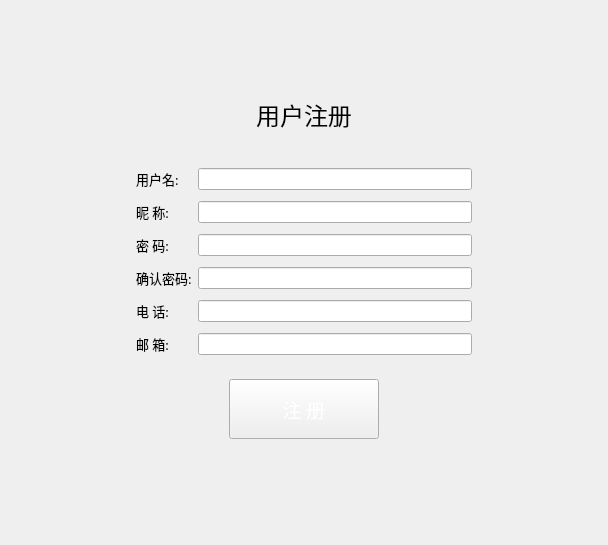
<?xml version="1.0" encoding="UTF-8"?>
<ui version="4.0">
 <class>Login</class>
 <widget class="QDialog" name="Login">
  <property name="geometry">
   <rect>
    <x>0</x>
    <y>0</y>
    <width>608</width>
    <height>545</height>
   </rect>
  </property>
  <property name="windowTitle">
   <string>Dialog</string>
  </property>
  <layout class="QVBoxLayout" name="verticalLayout_2">
   <property name="spacing">
    <number>0</number>
   </property>
   <property name="leftMargin">
    <number>0</number>
   </property>
   <property name="topMargin">
    <number>0</number>
   </property>
   <property name="rightMargin">
    <number>0</number>
   </property>
   <property name="bottomMargin">
    <number>0</number>
   </property>
   <item>
    <widget class="TitleWg" name="title_wg" native="true"/>
   </item>
   <item>
    <widget class="QStackedWidget" name="stackedWidget">
     <property name="currentIndex">
      <number>2</number>
     </property>
     <widget class="QWidget" name="login_page">
      <layout class="QVBoxLayout" name="verticalLayout_3">
       <property name="leftMargin">
        <number>0</number>
       </property>
       <property name="topMargin">
        <number>0</number>
       </property>
       <property name="rightMargin">
        <number>0</number>
       </property>
       <property name="bottomMargin">
        <number>0</number>
       </property>
       <item>
        <spacer name="verticalSpacer">
         <property name="orientation">
          <enum>Qt::Vertical</enum>
         </property>
         <property name="sizeHint" stdset="0">
          <size>
           <width>20</width>
           <height>40</height>
          </size>
         </property>
        </spacer>
       </item>
       <item>
        <widget class="QWidget" name="widget" native="true">
         <layout class="QHBoxLayout" name="horizontalLayout_3">
          <item>
           <spacer name="horizontalSpacer">
            <property name="orientation">
             <enum>Qt::Horizontal</enum>
            </property>
            <property name="sizeHint" stdset="0">
             <size>
              <width>102</width>
              <height>20</height>
             </size>
            </property>
           </spacer>
          </item>
          <item>
           <widget class="QWidget" name="widget_2" native="true">
            <layout class="QVBoxLayout" name="verticalLayout">
             <item>
              <widget class="QLabel" name="label">
               <property name="font">
                <font>
                 <family>新宋体</family>
                 <pointsize>18</pointsize>
                 <weight>50</weight>
                 <bold>false</bold>
                </font>
               </property>
               <property name="text">
                <string>用户登录</string>
               </property>
               <property name="alignment">
                <set>Qt::AlignCenter</set>
               </property>
              </widget>
             </item>
             <item>
              <spacer name="verticalSpacer_4">
               <property name="orientation">
                <enum>Qt::Vertical</enum>
               </property>
               <property name="sizeType">
                <enum>QSizePolicy::Fixed</enum>
               </property>
               <property name="sizeHint" stdset="0">
                <size>
                 <width>20</width>
                 <height>15</height>
                </size>
               </property>
              </spacer>
             </item>
             <item>
              <widget class="QWidget" name="widget_3" native="true">
               <layout class="QGridLayout" name="gridLayout">
                <item row="0" column="1">
                 <widget class="QLineEdit" name="login_user"/>
                </item>
                <item row="0" column="0">
                 <widget class="QLabel" name="label_2">
                  <property name="text">
                   <string>用户名：</string>
                  </property>
                 </widget>
                </item>
                <item row="2" column="0">
                 <widget class="QLabel" name="label_3">
                  <property name="text">
                   <string>密  码：</string>
                  </property>
                 </widget>
                </item>
                <item row="2" column="1">
                 <widget class="QLineEdit" name="login_pwd"/>
                </item>
                <item row="1" column="0">
                 <spacer name="verticalSpacer_3">
                  <property name="orientation">
                   <enum>Qt::Vertical</enum>
                  </property>
                  <property name="sizeType">
                   <enum>QSizePolicy::Fixed</enum>
                  </property>
                  <property name="sizeHint" stdset="0">
                   <size>
                    <width>20</width>
                    <height>10</height>
                   </size>
                  </property>
                 </spacer>
                </item>
               </layout>
              </widget>
             </item>
             <item>
              <widget class="QWidget" name="widget_4" native="true">
               <layout class="QHBoxLayout" name="horizontalLayout">
                <item>
                 <widget class="QCheckBox" name="remember_pwd">
                  <property name="text">
                   <string>记住密码</string>
                  </property>
                 </widget>
                </item>
                <item>
                 <spacer name="horizontalSpacer_5">
                  <property name="orientation">
                   <enum>Qt::Horizontal</enum>
                  </property>
                  <property name="sizeType">
                   <enum>QSizePolicy::Fixed</enum>
                  </property>
                  <property name="sizeHint" stdset="0">
                   <size>
                    <width>40</width>
                    <height>20</height>
                   </size>
                  </property>
                 </spacer>
                </item>
                <item>
                 <widget class="QToolButton" name="toolButton">
                  <property name="font">
                   <font>
                    <family>新宋体</family>
                    <pointsize>11</pointsize>
                   </font>
                  </property>
                  <property name="styleSheet">
                   <string notr="true">
color: rgb(0, 0, 255);</string>
                  </property>
                  <property name="text">
                   <string>没有帐号?点我注册</string>
                  </property>
                  <property name="autoRaise">
                   <bool>true</bool>
                  </property>
                 </widget>
                </item>
               </layout>
              </widget>
             </item>
             <item>
              <widget class="QWidget" name="widget_5" native="true">
               <layout class="QHBoxLayout" name="horizontalLayout_2">
                <item>
                 <spacer name="horizontalSpacer_3">
                  <property name="orientation">
                   <enum>Qt::Horizontal</enum>
                  </property>
                  <property name="sizeHint" stdset="0">
                   <size>
                    <width>75</width>
                    <height>20</height>
                   </size>
                  </property>
                 </spacer>
                </item>
                <item>
                 <widget class="QToolButton" name="login_btn">
                  <property name="minimumSize">
                   <size>
                    <width>150</width>
                    <height>60</height>
                   </size>
                  </property>
                  <property name="maximumSize">
                   <size>
                    <width>16777215</width>
                    <height>16777215</height>
                   </size>
                  </property>
                  <property name="font">
                   <font>
                    <family>新宋体</family>
                    <pointsize>14</pointsize>
                   </font>
                  </property>
                  <property name="styleSheet">
                   <string notr="true">color: rgb(255, 255, 255);
border-image: url(:/MyImages/image/button.png);</string>
                  </property>
                  <property name="text">
                   <string>登 录</string>
                  </property>
                  <property name="popupMode">
                   <enum>QToolButton::DelayedPopup</enum>
                  </property>
                  <property name="toolButtonStyle">
                   <enum>Qt::ToolButtonIconOnly</enum>
                  </property>
                  <property name="autoRaise">
                   <bool>false</bool>
                  </property>
                  <property name="arrowType">
                   <enum>Qt::NoArrow</enum>
                  </property>
                 </widget>
                </item>
                <item>
                 <spacer name="horizontalSpacer_4">
                  <property name="orientation">
                   <enum>Qt::Horizontal</enum>
                  </property>
                  <property name="sizeHint" stdset="0">
                   <size>
                    <width>74</width>
                    <height>20</height>
                   </size>
                  </property>
                 </spacer>
                </item>
               </layout>
              </widget>
             </item>
            </layout>
           </widget>
          </item>
          <item>
           <spacer name="horizontalSpacer_2">
            <property name="orientation">
             <enum>Qt::Horizontal</enum>
            </property>
            <property name="sizeHint" stdset="0">
             <size>
              <width>101</width>
              <height>20</height>
             </size>
            </property>
           </spacer>
          </item>
         </layout>
        </widget>
       </item>
       <item>
        <spacer name="verticalSpacer_2">
         <property name="orientation">
          <enum>Qt::Vertical</enum>
         </property>
         <property name="sizeHint" stdset="0">
          <size>
           <width>20</width>
           <height>40</height>
          </size>
         </property>
        </spacer>
       </item>
      </layout>
     </widget>
     <widget class="QWidget" name="set_page">
      <layout class="QVBoxLayout" name="verticalLayout_5">
       <item>
        <spacer name="verticalSpacer_5">
         <property name="orientation">
          <enum>Qt::Vertical</enum>
         </property>
         <property name="sizeHint" stdset="0">
          <size>
           <width>20</width>
           <height>86</height>
          </size>
         </property>
        </spacer>
       </item>
       <item>
        <widget class="QWidget" name="widget_6" native="true">
         <layout class="QHBoxLayout" name="horizontalLayout_5">
          <item>
           <spacer name="horizontalSpacer_8">
            <property name="orientation">
             <enum>Qt::Horizontal</enum>
            </property>
            <property name="sizeHint" stdset="0">
             <size>
              <width>107</width>
              <height>20</height>
             </size>
            </property>
           </spacer>
          </item>
          <item>
           <widget class="QWidget" name="widget_7" native="true">
            <layout class="QVBoxLayout" name="verticalLayout_4">
             <item>
              <widget class="QLabel" name="label_4">
               <property name="font">
                <font>
                 <family>新宋体</family>
                 <pointsize>18</pointsize>
                </font>
               </property>
               <property name="text">
                <string>服务器设置</string>
               </property>
               <property name="alignment">
                <set>Qt::AlignCenter</set>
               </property>
              </widget>
             </item>
             <item>
              <spacer name="verticalSpacer_8">
               <property name="orientation">
                <enum>Qt::Vertical</enum>
               </property>
               <property name="sizeHint" stdset="0">
                <size>
                 <width>20</width>
                 <height>20</height>
                </size>
               </property>
              </spacer>
             </item>
             <item>
              <widget class="QWidget" name="widget_8" native="true">
               <layout class="QGridLayout" name="gridLayout_2">
                <item row="2" column="1">
                 <widget class="QLineEdit" name="serv_port"/>
                </item>
                <item row="0" column="0">
                 <widget class="QLabel" name="label_5">
                  <property name="font">
                   <font>
                    <family>新宋体</family>
                    <pointsize>10</pointsize>
                   </font>
                  </property>
                  <property name="text">
                   <string>服务器地址：</string>
                  </property>
                 </widget>
                </item>
                <item row="0" column="1">
                 <widget class="QLineEdit" name="serv_addr">
                  <property name="minimumSize">
                   <size>
                    <width>0</width>
                    <height>0</height>
                   </size>
                  </property>
                 </widget>
                </item>
                <item row="2" column="0">
                 <widget class="QLabel" name="label_6">
                  <property name="font">
                   <font>
                    <family>新宋体</family>
                    <pointsize>10</pointsize>
                   </font>
                  </property>
                  <property name="text">
                   <string>服务器端口：</string>
                  </property>
                 </widget>
                </item>
                <item row="1" column="0">
                 <spacer name="verticalSpacer_7">
                  <property name="orientation">
                   <enum>Qt::Vertical</enum>
                  </property>
                  <property name="sizeType">
                   <enum>QSizePolicy::Fixed</enum>
                  </property>
                  <property name="sizeHint" stdset="0">
                   <size>
                    <width>20</width>
                    <height>20</height>
                   </size>
                  </property>
                 </spacer>
                </item>
               </layout>
              </widget>
             </item>
             <item>
              <spacer name="verticalSpacer_9">
               <property name="orientation">
                <enum>Qt::Vertical</enum>
               </property>
               <property name="sizeType">
                <enum>QSizePolicy::Fixed</enum>
               </property>
               <property name="sizeHint" stdset="0">
                <size>
                 <width>20</width>
                 <height>20</height>
                </size>
               </property>
              </spacer>
             </item>
             <item>
              <widget class="QWidget" name="widget_9" native="true">
               <layout class="QHBoxLayout" name="horizontalLayout_4">
                <item>
                 <spacer name="horizontalSpacer_6">
                  <property name="orientation">
                   <enum>Qt::Horizontal</enum>
                  </property>
                  <property name="sizeHint" stdset="0">
                   <size>
                    <width>58</width>
                    <height>20</height>
                   </size>
                  </property>
                 </spacer>
                </item>
                <item>
                 <widget class="QToolButton" name="set_btn">
                  <property name="minimumSize">
                   <size>
                    <width>150</width>
                    <height>60</height>
                   </size>
                  </property>
                  <property name="font">
                   <font>
                    <family>新宋体</family>
                    <pointsize>14</pointsize>
                   </font>
                  </property>
                  <property name="styleSheet">
                   <string notr="true">border-image: url(:/MyImages/image/button.png);
color: rgb(255, 255, 255);</string>
                  </property>
                  <property name="text">
                   <string>确 定</string>
                  </property>
                 </widget>
                </item>
                <item>
                 <spacer name="horizontalSpacer_7">
                  <property name="orientation">
                   <enum>Qt::Horizontal</enum>
                  </property>
                  <property name="sizeHint" stdset="0">
                   <size>
                    <width>58</width>
                    <height>20</height>
                   </size>
                  </property>
                 </spacer>
                </item>
               </layout>
              </widget>
             </item>
            </layout>
           </widget>
          </item>
          <item>
           <spacer name="horizontalSpacer_9">
            <property name="orientation">
             <enum>Qt::Horizontal</enum>
            </property>
            <property name="sizeHint" stdset="0">
             <size>
              <width>107</width>
              <height>20</height>
             </size>
            </property>
           </spacer>
          </item>
         </layout>
        </widget>
       </item>
       <item>
        <spacer name="verticalSpacer_6">
         <property name="orientation">
          <enum>Qt::Vertical</enum>
         </property>
         <property name="sizeHint" stdset="0">
          <size>
           <width>20</width>
           <height>85</height>
          </size>
         </property>
        </spacer>
       </item>
      </layout>
     </widget>
     <widget class="QWidget" name="reg_page">
      <layout class="QVBoxLayout" name="verticalLayout_7">
       <item>
        <spacer name="verticalSpacer_10">
         <property name="orientation">
          <enum>Qt::Vertical</enum>
         </property>
         <property name="sizeHint" stdset="0">
          <size>
           <width>20</width>
           <height>23</height>
          </size>
         </property>
        </spacer>
       </item>
       <item>
        <widget class="QWidget" name="widget_10" native="true">
         <layout class="QHBoxLayout" name="horizontalLayout_7">
          <item>
           <spacer name="horizontalSpacer_12">
            <property name="orientation">
             <enum>Qt::Horizontal</enum>
            </property>
            <property name="sizeType">
             <enum>QSizePolicy::Fixed</enum>
            </property>
            <property name="sizeHint" stdset="0">
             <size>
              <width>100</width>
              <height>20</height>
             </size>
            </property>
           </spacer>
          </item>
          <item>
           <widget class="QWidget" name="widget_11" native="true">
            <layout class="QVBoxLayout" name="verticalLayout_6">
             <item>
              <widget class="QLabel" name="label_7">
               <property name="font">
                <font>
                 <family>新宋体</family>
                 <pointsize>18</pointsize>
                </font>
               </property>
               <property name="text">
                <string>用户注册</string>
               </property>
               <property name="alignment">
                <set>Qt::AlignCenter</set>
               </property>
              </widget>
             </item>
             <item>
              <spacer name="verticalSpacer_12">
               <property name="orientation">
                <enum>Qt::Vertical</enum>
               </property>
               <property name="sizeType">
                <enum>QSizePolicy::Fixed</enum>
               </property>
               <property name="sizeHint" stdset="0">
                <size>
                 <width>20</width>
                 <height>20</height>
                </size>
               </property>
              </spacer>
             </item>
             <item>
              <widget class="QWidget" name="widget_12" native="true">
               <layout class="QGridLayout" name="gridLayout_3">
                <item row="5" column="0">
                 <spacer name="verticalSpacer_15">
                  <property name="orientation">
                   <enum>Qt::Vertical</enum>
                  </property>
                  <property name="sizeType">
                   <enum>QSizePolicy::Fixed</enum>
                  </property>
                  <property name="sizeHint" stdset="0">
                   <size>
                    <width>20</width>
                    <height>5</height>
                   </size>
                  </property>
                 </spacer>
                </item>
                <item row="4" column="1">
                 <widget class="QLineEdit" name="reg_pwd"/>
                </item>
                <item row="0" column="0">
                 <widget class="QLabel" name="label_8">
                  <property name="font">
                   <font>
                    <family>新宋体</family>
                    <pointsize>10</pointsize>
                   </font>
                  </property>
                  <property name="text">
                   <string>用户名:</string>
                  </property>
                 </widget>
                </item>
                <item row="3" column="0">
                 <spacer name="verticalSpacer_14">
                  <property name="orientation">
                   <enum>Qt::Vertical</enum>
                  </property>
                  <property name="sizeType">
                   <enum>QSizePolicy::Fixed</enum>
                  </property>
                  <property name="sizeHint" stdset="0">
                   <size>
                    <width>20</width>
                    <height>5</height>
                   </size>
                  </property>
                 </spacer>
                </item>
                <item row="0" column="1">
                 <widget class="QLineEdit" name="reg_user"/>
                </item>
                <item row="4" column="0">
                 <widget class="QLabel" name="label_10">
                  <property name="font">
                   <font>
                    <family>新宋体</family>
                    <pointsize>10</pointsize>
                   </font>
                  </property>
                  <property name="text">
                   <string>密 码:</string>
                  </property>
                 </widget>
                </item>
                <item row="7" column="0">
                 <spacer name="verticalSpacer_16">
                  <property name="orientation">
                   <enum>Qt::Vertical</enum>
                  </property>
                  <property name="sizeType">
                   <enum>QSizePolicy::Fixed</enum>
                  </property>
                  <property name="sizeHint" stdset="0">
                   <size>
                    <width>20</width>
                    <height>5</height>
                   </size>
                  </property>
                 </spacer>
                </item>
                <item row="2" column="0">
                 <widget class="QLabel" name="label_9">
                  <property name="font">
                   <font>
                    <family>新宋体</family>
                    <pointsize>10</pointsize>
                   </font>
                  </property>
                  <property name="text">
                   <string>昵 称:</string>
                  </property>
                 </widget>
                </item>
                <item row="10" column="0">
                 <widget class="QLabel" name="label_13">
                  <property name="font">
                   <font>
                    <family>新宋体</family>
                    <pointsize>10</pointsize>
                   </font>
                  </property>
                  <property name="text">
                   <string>邮 箱:</string>
                  </property>
                 </widget>
                </item>
                <item row="8" column="0">
                 <widget class="QLabel" name="label_12">
                  <property name="font">
                   <font>
                    <family>新宋体</family>
                    <pointsize>10</pointsize>
                   </font>
                  </property>
                  <property name="text">
                   <string>电 话:</string>
                  </property>
                 </widget>
                </item>
                <item row="10" column="1">
                 <widget class="QLineEdit" name="reg_mail"/>
                </item>
                <item row="2" column="1">
                 <widget class="QLineEdit" name="reg_name"/>
                </item>
                <item row="6" column="1">
                 <widget class="QLineEdit" name="reg_pwd2"/>
                </item>
                <item row="6" column="0">
                 <widget class="QLabel" name="label_11">
                  <property name="font">
                   <font>
                    <family>新宋体</family>
                    <pointsize>10</pointsize>
                   </font>
                  </property>
                  <property name="text">
                   <string>确认密码:</string>
                  </property>
                 </widget>
                </item>
                <item row="1" column="0">
                 <spacer name="verticalSpacer_13">
                  <property name="orientation">
                   <enum>Qt::Vertical</enum>
                  </property>
                  <property name="sizeType">
                   <enum>QSizePolicy::Fixed</enum>
                  </property>
                  <property name="sizeHint" stdset="0">
                   <size>
                    <width>20</width>
                    <height>5</height>
                   </size>
                  </property>
                 </spacer>
                </item>
                <item row="8" column="1">
                 <widget class="QLineEdit" name="reg_phone"/>
                </item>
                <item row="9" column="0">
                 <spacer name="verticalSpacer_17">
                  <property name="orientation">
                   <enum>Qt::Vertical</enum>
                  </property>
                  <property name="sizeType">
                   <enum>QSizePolicy::Fixed</enum>
                  </property>
                  <property name="sizeHint" stdset="0">
                   <size>
                    <width>20</width>
                    <height>5</height>
                   </size>
                  </property>
                 </spacer>
                </item>
               </layout>
              </widget>
             </item>
             <item>
              <spacer name="verticalSpacer_18">
               <property name="orientation">
                <enum>Qt::Vertical</enum>
               </property>
               <property name="sizeType">
                <enum>QSizePolicy::Fixed</enum>
               </property>
               <property name="sizeHint" stdset="0">
                <size>
                 <width>20</width>
                 <height>0</height>
                </size>
               </property>
              </spacer>
             </item>
             <item>
              <widget class="QWidget" name="widget_13" native="true">
               <layout class="QHBoxLayout" name="horizontalLayout_6">
                <item>
                 <spacer name="horizontalSpacer_10">
                  <property name="orientation">
                   <enum>Qt::Horizontal</enum>
                  </property>
                  <property name="sizeHint" stdset="0">
                   <size>
                    <width>65</width>
                    <height>20</height>
                   </size>
                  </property>
                 </spacer>
                </item>
                <item>
                 <widget class="QToolButton" name="reg_btn">
                  <property name="minimumSize">
                   <size>
                    <width>150</width>
                    <height>60</height>
                   </size>
                  </property>
                  <property name="font">
                   <font>
                    <family>新宋体</family>
                    <pointsize>14</pointsize>
                   </font>
                  </property>
                  <property name="styleSheet">
                   <string notr="true">border-image: url(:/MyImages/image/button.png);
color: rgb(255, 255, 255);</string>
                  </property>
                  <property name="text">
                   <string>注 册</string>
                  </property>
                 </widget>
                </item>
                <item>
                 <spacer name="horizontalSpacer_11">
                  <property name="orientation">
                   <enum>Qt::Horizontal</enum>
                  </property>
                  <property name="sizeHint" stdset="0">
                   <size>
                    <width>65</width>
                    <height>20</height>
                   </size>
                  </property>
                 </spacer>
                </item>
               </layout>
              </widget>
             </item>
            </layout>
           </widget>
          </item>
          <item>
           <spacer name="horizontalSpacer_13">
            <property name="orientation">
             <enum>Qt::Horizontal</enum>
            </property>
            <property name="sizeType">
             <enum>QSizePolicy::Fixed</enum>
            </property>
            <property name="sizeHint" stdset="0">
             <size>
              <width>100</width>
              <height>20</height>
             </size>
            </property>
           </spacer>
          </item>
         </layout>
        </widget>
       </item>
       <item>
        <spacer name="verticalSpacer_11">
         <property name="orientation">
          <enum>Qt::Vertical</enum>
         </property>
         <property name="sizeHint" stdset="0">
          <size>
           <width>20</width>
           <height>23</height>
          </size>
         </property>
        </spacer>
       </item>
      </layout>
     </widget>
    </widget>
   </item>
  </layout>
 </widget>
 <customwidgets>
  <customwidget>
   <class>TitleWg</class>
   <extends>QWidget</extends>
   <header location="global">titlewg.h</header>
   <container>1</container>
  </customwidget>
 </customwidgets>
 <tabstops>
  <tabstop>login_user</tabstop>
  <tabstop>login_pwd</tabstop>
  <tabstop>remember_pwd</tabstop>
  <tabstop>toolButton</tabstop>
  <tabstop>login_btn</tabstop>
  <tabstop>serv_addr</tabstop>
  <tabstop>serv_port</tabstop>
  <tabstop>set_btn</tabstop>
  <tabstop>reg_user</tabstop>
  <tabstop>reg_name</tabstop>
  <tabstop>reg_pwd</tabstop>
  <tabstop>reg_pwd2</tabstop>
  <tabstop>reg_phone</tabstop>
  <tabstop>reg_mail</tabstop>
  <tabstop>reg_btn</tabstop>
 </tabstops>
 <resources/>
 <connections/>
</ui>
